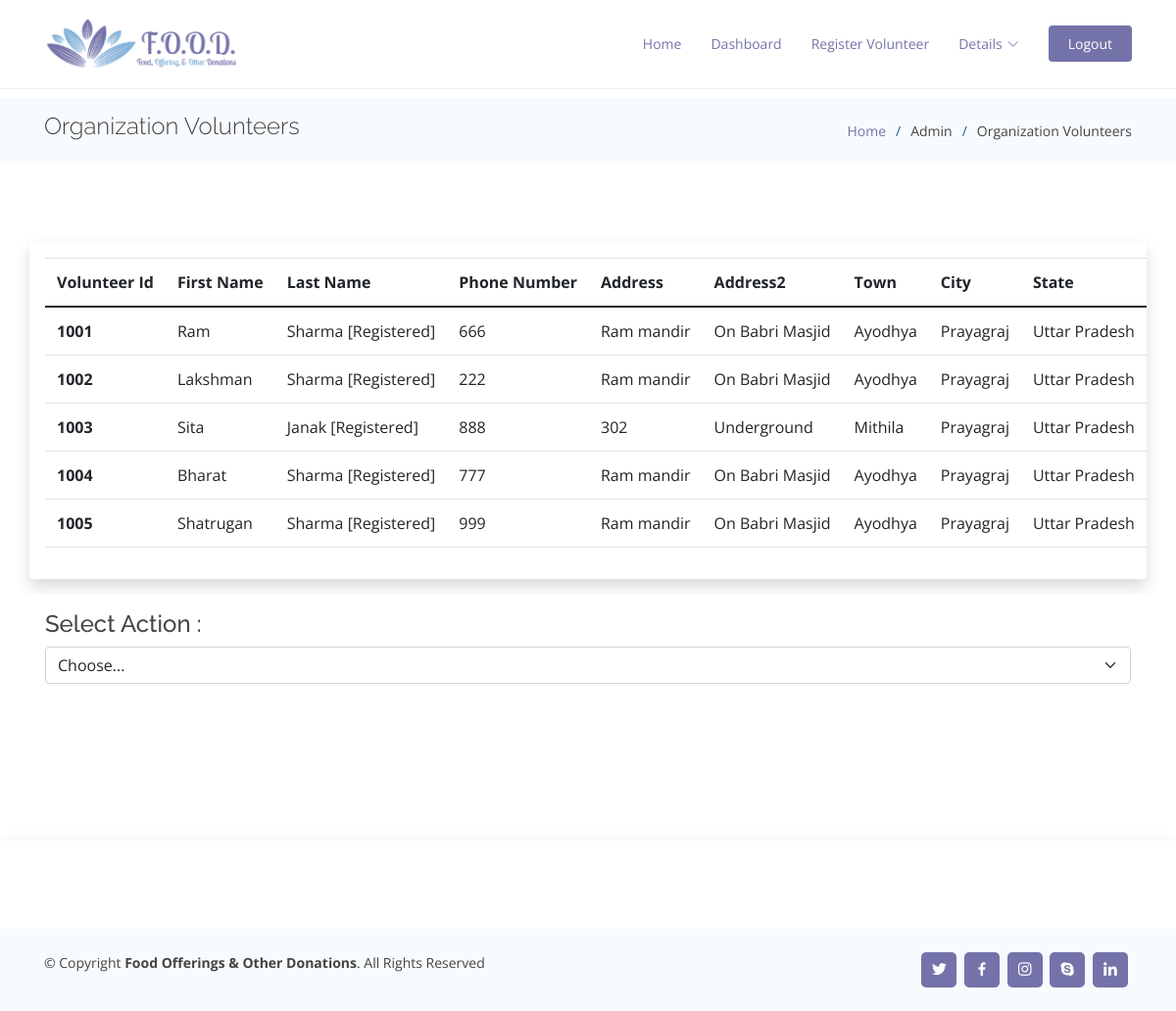
Page /rdetails.php on the committed database.
### tables this page shows
CREATE TABLE `reg_tb` (
  `Rid` int(10) NOT NULL,
  `First Name` varchar(20) NOT NULL,
  `Last Name` varchar(20) NOT NULL,
  `Address 1` varchar(30) NOT NULL,
  `Address 2` varchar(30) NOT NULL,
  `Town` varchar(20) NOT NULL,
  `City` varchar(20) NOT NULL,
  `State` varchar(20) NOT NULL,
  `Pincode` int(10) NOT NULL,
  `Email` varchar(20) NOT NULL,
  `Phone Number` int(13) NOT NULL
);

### rdetails.php (the view, shortened to what this page needs)
<?php
$servername = "localhost";
$username = "root";
$password = "";
$dbname = "food";
    $conn = new mysqli($servername, $username, $password, $dbname);
    $sql = "SELECT * FROM reg_tb";
    $result = $conn->query($sql);
?>
<!DOCTYPE html>
<html lang="en">
<head>
  <link href="assets/vendor/aos/aos.css" rel="stylesheet">
  <link href="assets/vendor/bootstrap/css/bootstrap.min.css" rel="stylesheet">
  <link href="assets/vendor/bootstrap-icons/bootstrap-icons.css" rel="stylesheet">
  <link href="assets/vendor/boxicons/css/boxicons.min.css" rel="stylesheet">
  <link href="assets/vendor/glightbox/css/glightbox.min.css" rel="stylesheet">
  <link href="assets/vendor/remixicon/remixicon.css" rel="stylesheet">
  <link href="assets/vendor/swiper/swiper-bundle.min.css" rel="stylesheet">
  <link rel="stylesheet" href="https://stackpath.bootstrapcdn.com/bootstrap/4.3.1/css/bootstrap.min.css"
>
  <link href="assets/css/style.css" rel="stylesheet">
</head>
<body>
  <header id="header" class="fixed-top">
    <div class="container d-flex align-items-center justify-content-between">
      <h1 class="logo">
        <a href="index.php" class="logo"><img src="assets/img/logo.png" alt="" class="img-fluid"></a>
      </h1>
      <nav id="navbar" class="navbar">
        <ul>
          <li><a class="nav-link" href="index.php">Home</a></li>
          <li><a class="nav-link" href="admin.php">Dashboard</a></li>
          <li><a class="nav-link" href="regvol.php">Register Volunteer</a></li>
          <li class="dropdown" style="color:rgb(116, 115, 169);">
            <a><span id="user">Details</span> <i class="bi bi-chevron-down"></i></a>
          </li>
          <li><a class="getstarted"  href="logout.php">Logout</a></li>
        </ul>
      </nav>
    </div>
  </header>
  <main id="main">
    <section class="breadcrumbs">
      <div class="container">
        <div class="d-flex justify-content-between align-items-center">
          <h2>Organization Volunteers</h2>
          <ol>
            <li><a href="index.php">Home</a></li>
            <li>Admin</li>
            <li>Organization  Volunteers</li>
          </ol>
        </div>
      </div>
    </section>
    <section class="inner-page">
    <div class="container shadow p-3 mb-3 bg-white rounded table-responsive">
        <table class="table w-auto text-nowrap">
          <thead>
            <tr>
              <th scope="col">Volunteer Id</th>
              <th scope="col">First Name</th>
              <th scope="col">Last Name</th>
              <th scope="col">Phone Number</th>
              <th scope="col">Address</th>
              <th scope="col">Address2</th>
              <th scope="col">Town</th>
              <th scope="col">City</th>
              <th scope="col">State</th>
            </tr>
          </thead>
          <tbody>
          <?php
    if ($result->num_rows > 0)
    {
        while($rows = $result->fetch_assoc())
        {
    ?>
            <tr>
              <th scope="row"><?php echo $rows['Rid']; ?></th>
              <td><?php echo $rows['First Name']; ?></td>
              <td><?php echo $rows['Last Name']; ?></td>
              <td><?php echo $rows['Phone Number']; ?></td>
              <td><?php echo $rows['Address 1']; ?></td>
              <td><?php echo $rows['Address 2']; ?></td>
              <td><?php echo $rows['Town']; ?></td>
              <td><?php echo $rows['City']; ?></td>
              <td><?php echo $rows['State']; ?></td>
            </tr>
            <?php
        }
      }
      ?>
          </tbody>
        </table>
    </div>
    <div class="container p-3 mb-3 bg-white rounded table-responsive">
        <h4>Select Action :</h4>
        <select class="form-select" id="myaction" onchange="action()">
          <option value="">Choose... </option>
        </select>
        <br><br>
      </div>
    </section>
  </main>
  <footer id="footer">
    <div class="footer-top">
    </div>
    <div class="container d-md-flex py-4">
      <div class="me-md-auto text-center text-md-start">
        <div class="copyright">
          &copy; Copyright <strong><span>Food Offerings & Other Donations</span></strong>. All Rights Reserved
        </div>
      </div>
      <div class="social-links text-center text-md-right pt-3 pt-md-0">
        <a href="" class="twitter"><i class="bx bxl-twitter"></i></a>
        <a href="" class="facebook"><i class="bx bxl-facebook"></i></a>
        <a href="" class="instagram"><i class="bx bxl-instagram"></i></a>
        <a href="" class="google-plus"><i class="bx bxl-skype"></i></a>
        <a href="" class="linkedin"><i class="bx bxl-linkedin"></i></a>
      </div>
    </div>
  </footer>
</body>
</html>

### assets/css/style.css (style rules this page uses)
body { font-family: "Open Sans", sans-serif; color: #444444; }
a { color: rgb(116, 115, 169); text-decoration: none; }
h1, h2, h3, h4, h5, h6 { font-family: "Raleway", sans-serif; }
#header { transition: all 0.5s; background: #fff; z-index: 997; padding: 15px 0; border-bottom: 1px solid #e6f2fb; }
#header .logo { font-size: 28px; margin: 0; padding: 0; line-height: 1; font-weight: 300; letter-spacing: 0.5px; font-family: "Lobster Two"; }
#header .logo a { color: #16507b; }
#header .logo img { max-height: 60px; }
.navbar { padding: 0; }
.navbar ul { margin: 0; padding: 0; display: flex; list-style: none; align-items: center; }
.navbar li { position: relative; }
.navbar a, .navbar a:focus { display: flex; align-items: center; justify-content: space-between; padding: 10px 0 10px 30px; font-size: 14px; color: rgb(116, 115, 169); white-space: nowrap; transition: 0.3s; }
.navbar a i, .navbar a:focus i { font-size: 12px; line-height: 0; margin-left: 5px; }
.navbar .getstarted { background: rgb(116, 115, 169); padding: 8px 20px; margin-left: 30px; border-radius: 4px; color: #fff; }
section { padding: 80px 0; overflow: hidden; }
.breadcrumbs { padding: 15px 0; background: #f8fbfe; min-height: 40px; margin-top: 100px; }
.breadcrumbs h2 { font-size: 24px; font-weight: 300; }
.breadcrumbs ol { display: flex; flex-wrap: wrap; list-style: none; padding: 0; margin: 0; font-size: 14px; }
.breadcrumbs ol li + li { padding-left: 10px; }
.breadcrumbs ol li + li::before { display: inline-block; padding-right: 10px; color: #1a5e90; content: "/"; }
#footer { color: #444444; font-size: 14px; background: #f8fbfe; box-shadow: 0px 2px 15px rgba(18, 66, 101, 0.08); }
#footer .footer-top { padding: 60px 0 30px 0; background: #fff; }
#footer .social-links a { font-size: 18px; display: inline-block; background: rgb(116, 115, 169); color: #fff; line-height: 1; padding: 8px 0; margin-right: 4px; border-radius: 5px; text-align: center; width: 36px; height: 36px; transition: 0.3s; }

### rows in the picture
reg_tb: Rid "1001", First Name "Ram", Last Name "Sharma [Registered]", Phone Number "666", Address 1 "Ram mandir", Address 2 "On Babri Masjid", Town "Ayodhya", City "Prayagraj", State "Uttar Pradesh"
reg_tb: Rid "1002", First Name "Lakshman", Last Name "Sharma [Registered]", Phone Number "222", Address 1 "Ram mandir", Address 2 "On Babri Masjid", Town "Ayodhya", City "Prayagraj", State "Uttar Pradesh"
reg_tb: Rid "1003", First Name "Sita", Last Name "Janak [Registered]", Phone Number "888", Address 1 "302", Address 2 "Underground", Town "Mithila", City "Prayagraj", State "Uttar Pradesh"
reg_tb: Rid "1004", First Name "Bharat", Last Name "Sharma [Registered]", Phone Number "777", Address 1 "Ram mandir", Address 2 "On Babri Masjid", Town "Ayodhya", City "Prayagraj", State "Uttar Pradesh"
reg_tb: Rid "1005", First Name "Shatrugan", Last Name "Sharma [Registered]", Phone Number "999", Address 1 "Ram mandir", Address 2 "On Babri Masjid", Town "Ayodhya", City "Prayagraj", State "Uttar Pradesh"
